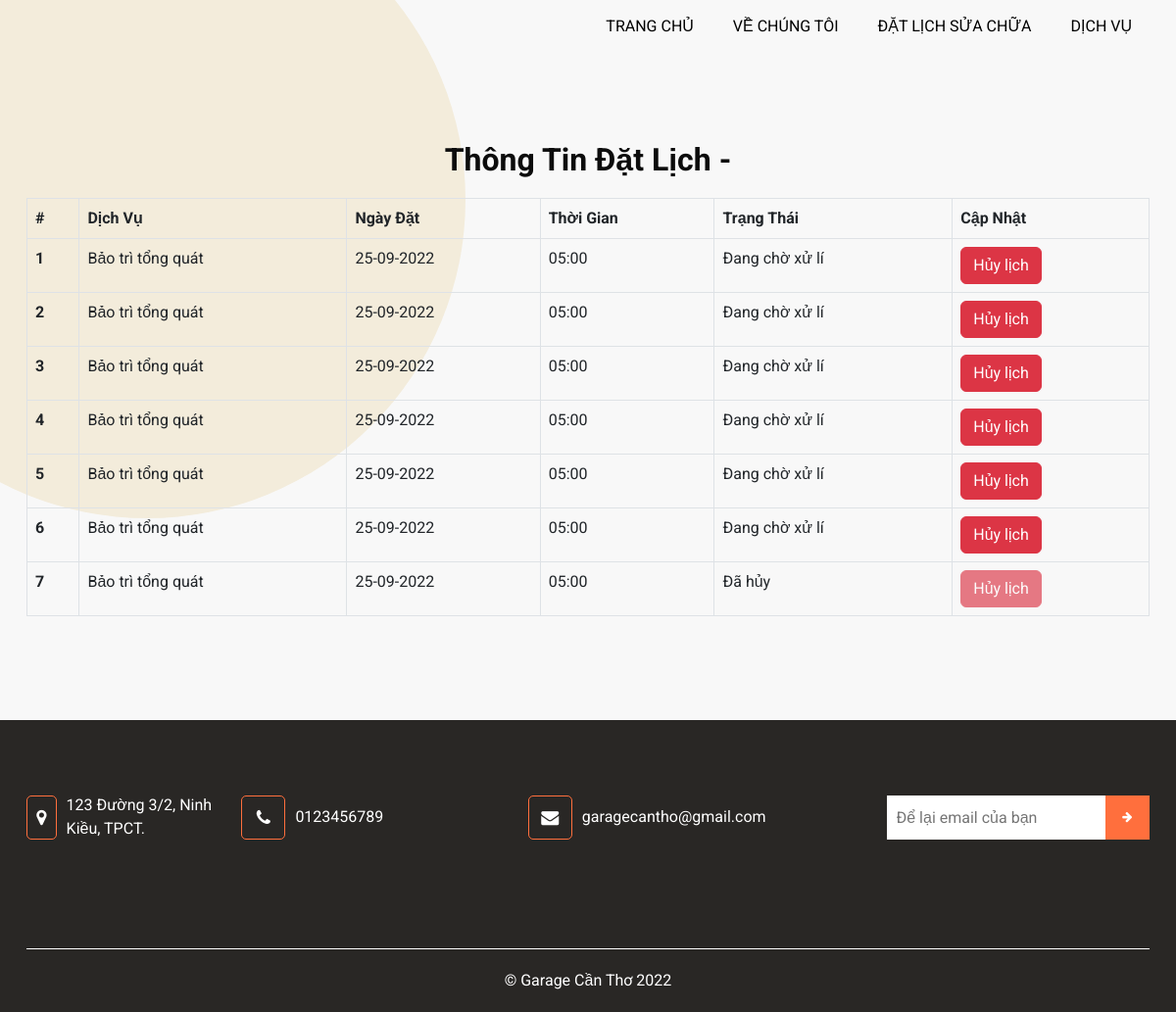
The page /booking/0123456789/ on the database as committed earlier.
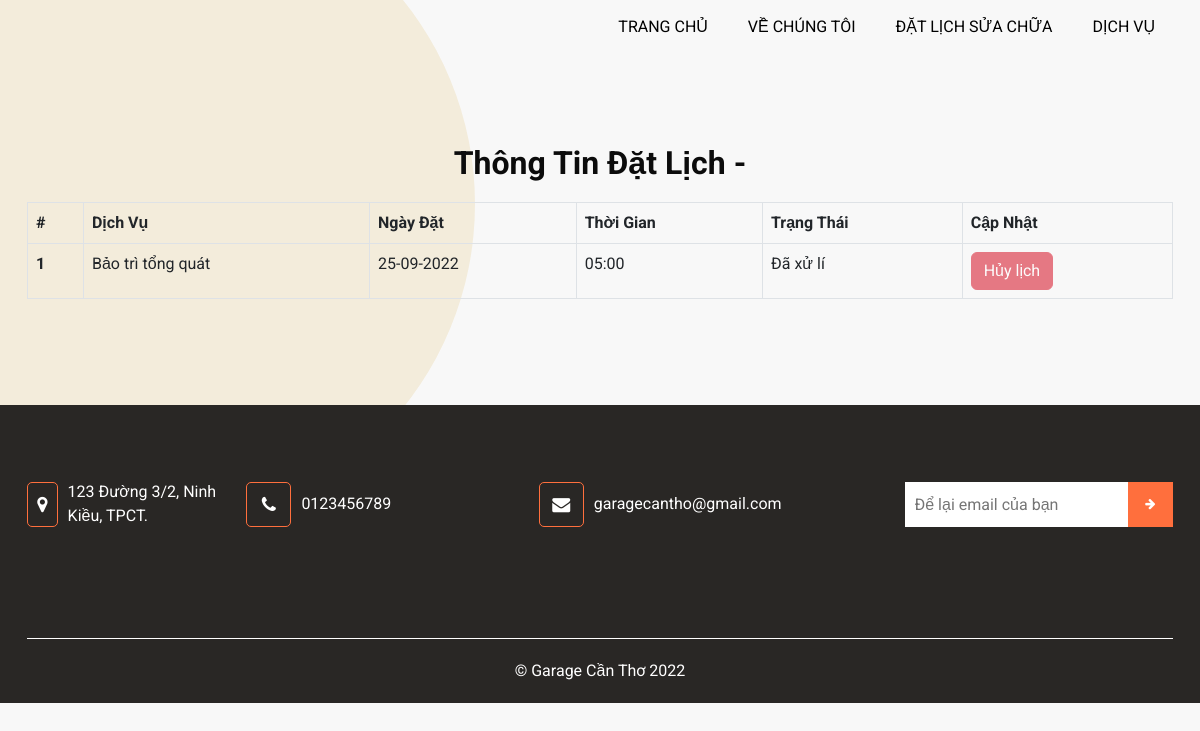
The same page on the database as committed later.
### garage/models.py (models this page shows, shortened)
class Booking(models.Model):
    TIMEBLOCK_CHOICES = (
        ("8:00", "8:00"),
        ("9:00", "9:00"),
        ("10:00", "10:00"),
        ("11:00", "11:00"),
        ("01:00", "01:00"),
        ("02:00", "02:00"),
        ("03:00", "03:00"),
        ("04:00", "04:00"),
        ("05:00", "05:00")
    )
    STATUS_CHOICES = [
    ("Đang chờ xử lí", "Đang chờ xử lí"),
    ("Đã xử lí", "Đã xử lí"),
    ("Đã hủy", "Đã hủy"),
    ]
    id = models.UUIDField(primary_key = True, default=uuid.uuid4, editable=True, verbose_name="Mã Đơn")
    user = models.CharField(max_length=255, blank=True, null=True, verbose_name="Khách hàng")
    phone_number = models.CharField(max_length=255, blank=True, null=True, verbose_name="Số ĐT")
    email = models.CharField(max_length=255, blank=True, null=True, verbose_name="Email")
    date = models.DateField(default=timezone.now,verbose_name="Ngày đặt")
    timeblock = models.CharField(max_length=10, choices=TIMEBLOCK_CHOICES, default="8:00", verbose_name="Thời gian")
    service = models.ForeignKey(Service, on_delete=models.CASCADE,verbose_name= "Dịch vụ")
    note = models.TextField(max_length=300, blank=True, verbose_name="Ghi chú")
    status = models.CharField(
        max_length = 20,
        choices = STATUS_CHOICES,
        default = 'Đang chờ xử lí ',
        verbose_name = "Trạng Thái"
        )
    class Meta:
        verbose_name_plural  = 'Quản Lý Lịch hẹn'

class Service(models.Model):
    name = models.CharField(max_length=255, blank=True, verbose_name='Tên Dịch Vụ')
    price = models.CharField(max_length=255, blank=True , verbose_name='Giá (VND)')
    time_todo = models.CharField(max_length=255, blank=True , verbose_name='Thời gian (phút)')
    description = models.TextField(max_length=255, blank=True, null=True, verbose_name='Mô tả')
    image = models.ImageField(max_length=255, blank=True)
    created_at = models.DateTimeField(auto_now_add=True)
    def __str__(self):
        return self.name
    class Meta:
        verbose_name_plural  = 'Quản Lý Dịch Vụ '

### garage/views.py (the view)
# urls.py: path('booking/<str:phone_number>/', booking_detail, name='booking_detail'),
def booking_detail(request, phone_number):
    booking = Booking.objects.all().filter(phone_number = phone_number)
    if len(booking) != 0:
        return render(request, 'garage/booking_detail.html', {'booking':booking})
    else:
        return HttpResponse("No data")

### garage/templates/garage/booking_detail.html (shortened to what this page needs)
{% extends 'garage/partials/main.html' %} {% block content %}
<section class="about_section layout_padding">
<div class="heading_container heading_center">
<h2 style="padding-bottom: 20px;">Thông Tin Đặt Lịch - {{customer}}</h2>
</div>
<div class="container">
<table class="table table-bordered">
<thead>
    <tr>
    <th scope="col">#</th>
    <th scope="col">Dịch Vụ</th>
    <th scope="col">Ngày Đặt</th>
    <th scope="col">Thời Gian</th>
    <th scope="col">Trạng Thái</th>
    <th scope="col">Cập Nhật</th>
    </tr>
</thead>
<tbody>
    {% for data in booking %}
    <tr>
    <th scope="row"> {{ forloop.counter }}</th>
    <td>{{data.service}}</td>
    <td>{{data.date}}</td>
    <td>{{data.timeblock}}</td>
    <td>{{data.status}}</td>
    {% if data.status == "Đã hủy" %}
    <td><form>{% csrf_token %}<button class="btn btn-danger submit disabled" id = {{data.id}}>Hủy lịch</button></form></td>
    {% elif data.status == "Đã xử lí" %}
    <td><form>{% csrf_token %}<button class="btn btn-danger submit disabled" id = {{data.id}}>Hủy lịch</button></form></td>
    {% else %}
    <td><form>{% csrf_token %}<button class="btn btn-danger submit" id = {{data.id}}>Hủy lịch</button></form></td>
    {% endif %}
    </tr>
    {% endfor %}
</tbody>
</table>
</div>
</section>
{% endblock content %}

Rows that differ between the two databases and show on the page:
removed Booking: service "Bảo trì tổng quát", date "25-09-2022", timeblock "05:00", status "Đang chờ xử lí"
removed Booking: service "Bảo trì tổng quát", date "25-09-2022", timeblock "05:00", status "Đang chờ xử lí"
removed Booking: service "Bảo trì tổng quát", date "25-09-2022", timeblock "05:00", status "Đang chờ xử lí"
removed Booking: service "Bảo trì tổng quát", date "25-09-2022", timeblock "05:00", status "Đang chờ xử lí"
removed Booking: service "Bảo trì tổng quát", date "25-09-2022", timeblock "05:00", status "Đang chờ xử lí"
removed Booking: service "Bảo trì tổng quát", date "25-09-2022", timeblock "05:00", status "Đã hủy"
changed Booking "Bảo trì tổng quát": status "Đang chờ xử lí" → "Đã xử lí"
